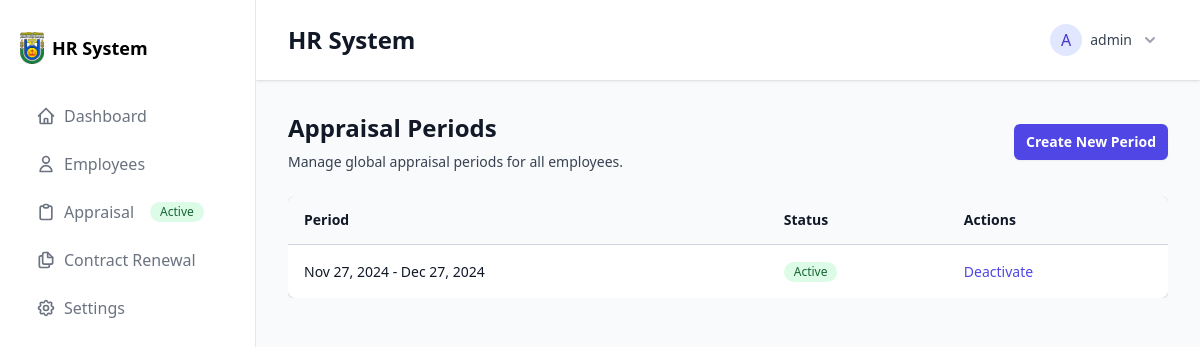
Screenshot of /appraisals/periods/ (signed in) with the database file from the repository.
### appraisals/models.py (models this page shows, shortened)
class AppraisalPeriod(models.Model):
    start_date = models.DateField()
    end_date = models.DateField()
    is_active = models.BooleanField(default=False)
    created_at = models.DateTimeField(auto_now_add=True)
    updated_at = models.DateTimeField(auto_now=True)
    class Meta:
        ordering = ['-start_date']
        permissions = [
            ("can_manage_periods", "Can manage appraisal periods"),
        ]

### appraisals/views.py (the view)
# urls.py: path('periods/', views.AppraisalPeriodListView.as_view(), name='period_list'),
class AppraisalPeriodListView(LoginRequiredMixin, PermissionRequiredMixin, ListView):
    model = AppraisalPeriod
    template_name = 'appraisals/period_list.html'
    context_object_name = 'periods'
    permission_required = ('appraisals.view_appraisalperiod',)
    def has_permission(self):
        user = self.request.user
        return user.groups.filter(name='HR').exists() or super().has_permission()

### appraisals/context_processors.py (called while the page is built)
def hr_context(request):
    return {
        'is_hr': request.user.groups.filter(name='HR').exists() if request.user.is_authenticated else False
    }

### appraisals/templatetags/appraisal_tags.py (called while the page is built)
@register.simple_tag
def is_appraisal_period():
    today = timezone.now().date()
    return AppraisalPeriod.objects.filter(
        is_active=True,
        start_date__lte=today,
        end_date__gte=today
    ).exists()

### appraisals/templates/appraisals/period_list.html (shortened to what this page needs)
{% extends "base.html" %}
{% block content %}
<div class="space-y-6">
    <div class="sm:flex sm:items-center sm:justify-between">
        <div>
            <h1 class="text-2xl font-bold text-gray-900">Appraisal Periods</h1>
            <p class="mt-2 text-sm text-gray-700">Manage global appraisal periods for all employees.</p>
        </div>
        <div class="mt-4 sm:mt-0">
            <button type="button"
                    onclick="document.getElementById('createPeriodModal').classList.remove('hidden')"
                    class="inline-flex items-center rounded-md bg-indigo-600 px-3 py-2 text-sm font-semibold text-white shadow-sm hover:bg-indigo-500">
                Create New Period
            </button>
        </div>
    </div>
    <div class="mt-8 flow-root">
        <div class="overflow-x-auto">
            <div class="inline-block min-w-full align-middle">
                <div class="overflow-hidden shadow ring-1 ring-black ring-opacity-5 sm:rounded-lg">
                    <table class="min-w-full divide-y divide-gray-300">
                        <thead class="bg-gray-50">
                            <tr>
                                <th scope="col" class="py-3.5 pl-4 pr-3 text-left text-sm font-semibold text-gray-900">Period</th>
                                <th scope="col" class="px-3 py-3.5 text-left text-sm font-semibold text-gray-900">Status</th>
                                <th scope="col" class="px-3 py-3.5 text-left text-sm font-semibold text-gray-900">Actions</th>
                            </tr>
                        </thead>
                        <tbody class="divide-y divide-gray-200 bg-white">
                            {% for period in periods %}
                            <tr>
                                <td class="whitespace-nowrap py-4 pl-4 pr-3 text-sm text-gray-900">
                                    {{ period.start_date|date:"M d, Y" }} - {{ period.end_date|date:"M d, Y" }}
                                </td>
                                <td class="whitespace-nowrap px-3 py-4 text-sm">
                                    <span class="inline-flex items-center rounded-full px-2.5 py-0.5 text-xs font-medium
                                        {% if period.is_active %}
                                            bg-green-100 text-green-800
                                        {% else %}
                                            bg-gray-100 text-gray-800
                                        {% endif %}">
                                        {{ period.is_active|yesno:"Active,Inactive" }}
                                    </span>
                                </td>
                                <td class="whitespace-nowrap px-3 py-4 text-sm">
                                    <button onclick="togglePeriod({{ period.id }})"
                                            class="text-indigo-600 hover:text-indigo-900">
                                        {{ period.is_active|yesno:"Deactivate,Activate" }}
                                    </button>
                                </td>
                            </tr>
                            {% empty %}
                            <tr>
                                <td colspan="3" class="px-3 py-4 text-sm text-gray-500 text-center">
                                    No appraisal periods defined
                                </td>
                            </tr>
                            {% endfor %}
                        </tbody>
                    </table>
                </div>
            </div>
        </div>
    </div>
</div>
{% endblock %}

### templates/base.html (shortened to what this page needs)
<!DOCTYPE html>
<html lang="en">
<head>
    <script src="https://cdn.tailwindcss.com"></script>
</head>
<body class="bg-gray-50">
    <div class="flex min-h-screen">
        {% include 'sidebar.html' %}
        <div class="flex-1 flex flex-col">
            <header class="bg-white shadow">
                <div class="flex justify-between items-center px-8 py-4">
                    <h1 class="text-2xl font-semibold text-gray-900">
                        {% block header %} HR System {% endblock %}
                    </h1>
                    {% if user.is_authenticated %}
                    <div class="relative" x-data="{ open: false }">
                        <button type="button"
                                @click="open = !open"
                                class="flex items-center gap-2 bg-white p-2 rounded-md hover:bg-gray-50"
                                id="user-menu-button">
                            <div class="h-8 w-8 rounded-full bg-indigo-100 flex items-center justify-center">
                                <span class="text-indigo-700 font-medium">{{ user.username|first|upper }}</span>
                            </div>
                            <span class="text-sm text-gray-700">{{ user.username }}</span>
                            <svg class="h-5 w-5 text-gray-400" viewBox="0 0 20 20" fill="currentColor">
                                <path fill-rule="evenodd" d="M5.293 7.293a1 1 0 011.414 0L10 10.586l3.293-3.293a1 1 0 111.414 1.414l-4 4a1 1 0 01-1.414 0l-4-4a1 1 0 010-1.414z" clip-rule="evenodd" />
                            </svg>
                        </button>
                    </div>
                    {% endif %}
                </div>
            </header>
            <main class="flex-1 p-8">
                {% block content %}{% endblock %}
            </main>
        </div>
    </div>
</body>
</html>

### rows the page displays
AppraisalPeriod: start_date "Nov 27, 2024", end_date "Dec 27, 2024", is_active "Active", is_active "Deactivate"

### other values shown
{{ user.username|first|upper }} "A"
{{ user.username }} "admin"
